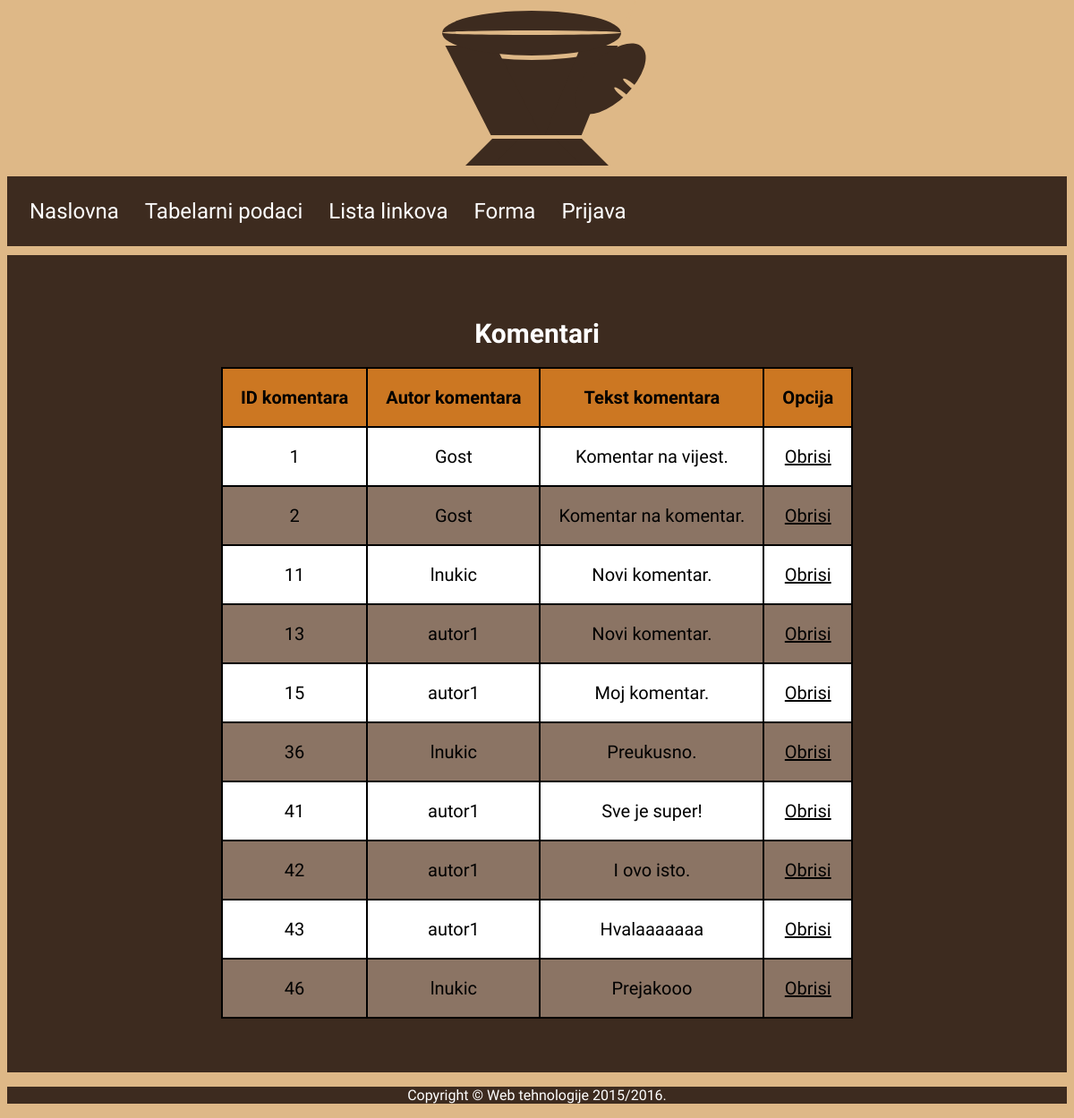
Screenshot of /pregledKomentara.php with the database file from the repository.
### tables this page shows
CREATE TABLE IF NOT EXISTS `komentar` (
  `id` int(11) NOT NULL AUTO_INCREMENT,
  `autor` varchar(255) NOT NULL,
  `tekst` text NOT NULL,
  `novost` int(11) NOT NULL,
  `odgovor` int(11) DEFAULT NULL,
  `nov` tinyint(1) NOT NULL,
  PRIMARY KEY (`id`),
  KEY `novost` (`novost`),
  KEY `odgovor` (`odgovor`)
);

### pregledKomentara.php (the view, shortened to what this page needs)
 <!DOCTYPE html>
<html>
<head>
	<link rel="stylesheet" type="text/css" href="stil.css">
</head>
<body>
<div id="logo">
	<div id="baza">
		<div class="kockice" id="desna-kockica"></div>
		<div class="kockice" id="lijeva-kockica"></div>
	</div>
	<div id="sredina">
		<div id="lijevo-krilo"></div>
		<div id="srednja-elipsa">
			<div id="poklopac">
				<div id="linija"></div>
			</div>
		</div>
		<div id="ruckica">
			<div id="linijice-gornja"></div>
			<div id="linijice-donja"></div>
		</div>
	</div>
</div>
<nav class="opcija">
<a href="index.php">Naslovna</a>
<a href="tabela.php">Tabelarni podaci</a>
<a href="link.php">Lista linkova</a>
<a href="forma.php">Forma</a>
<?php
if(isset($_SESSION['korisnik'])){
	print "<a href='dodavanje.php'>Dodaj novost</a>";
  $veza = new PDO("mysql:dbname=spirala4;host=localhost;charset=utf8", "wtuser", "wtpass");
  $veza->exec("set names utf8");
  $upit = $veza->query("select admin from korisnik where username='".$_SESSION['korisnik']."';");
  if($upit->fetchColumn()==1){
  print "<a href='adminpanel.php?admin=1'>Admin panel</a>";
  }
  else{
    print "<a href='promjenaPodataka.php'>Promjena podataka</a>";
  }
     $upitID = $veza->query("select id from korisnik where username='".$_SESSION['korisnik']."';");
    $ID=$upitID->fetchColumn();
    print "<a href='sveNovostiAutora.php?autor=".$ID."'>Moje novosti <span style='color:red' id='broj-komentara'></span></a>";
	print "<a href='login.php?logout=1'>Odjava</a>";
   if(isset($_REQUEST['brisanje'])){
   	$id_komentara=htmlEntities($_REQUEST['brisanje'],ENT_QUOTES);
   	$upitZaKomentar=$veza->query("select id,autor,tekst,novost,odgovor from komentar where id='".$id_komentara."';");
   	$komentar=$upitZaKomentar->fetchAll();
   	$upitZaOdgovore=$veza->query("select * from komentar where odgovor='".$id_komentara."';");
   	$odgovori=$upitZaOdgovore->fetchAll();
   	if(count($odgovori)!=0){
   	 $veza->query("delete from komentar where odgovor=".$id_komentara.";");
   	 $veza->query("delete from komentar where id=".$id_komentara.";");
     echo '<div style="padding:4px; border:1px solid white; color:white;">Uspjesno ste obrisali komentar i odgovore na ovaj komentar!</div>';
   	}
    else{
      $veza->query("delete from komentar where id=".$id_komentara.";");
       echo '<div style="padding:4px; border:1px solid white; color:white;">Uspjesno ste obrisali komentar!</div>';
    }
   }
}
else{
	print "<a href='login.php'>Prijava</a>";
}
?>
</nav>
<div id="table-div">
<h1 id="Podnaslov"> Komentari </h1>
<table class="tabela">
   <tr>
   		<th>ID komentara</th>
		<th>Autor komentara</th>
    <th>Tekst komentara</th>
		<th>Opcija</th>
   </tr>
<?php
 $veza = new PDO("mysql:dbname=spirala4;host=localhost;charset=utf8", "wtuser", "wtpass");
  $veza->exec("set names utf8");
  $komentari = $veza->query("select * from komentar;");
  foreach ($komentari as $kom){
  print "<tr>
		<td>".$kom['id']."</td>
		<td>".$kom['autor']."</td>
    <td>".$kom['tekst']."</td>
		<td><a href='pregledKomentara.php?brisanje=".$kom['id']."'>Obrisi</a></td>
	</tr>";
  }
?>
</table>
</div>
<div id="podnozje"><p>Copyright &copy; Web tehnologije 2015/2016.</p></div>
</body>
</html>

### stil.css (style rules this page uses)
body { background-color:#DEB887; }
nav { background-color: #3D2B1F; width: 100%; margin: 0px; }
nav>a { font-family: 'Dosis', sans-serif; font-size: 150%; color: white; width:20px; text-decoration: none; }
nav>a:last-child { text-decoration: none; border-right-style: none; }
nav>a:first-child { padding-left: 25px; text-decoration: none; border-right-style: none; }
.opcija { padding-top: 25px; padding-bottom: 25px; margin-top: 10px; margin-bottom: 10px; }
.opcija>a { padding: 0px; padding-right: 25px; }
#podnozje { background-color: #3D2B1F; font-family: 'Dosis', sans-serif; color: white; text-align: center; width: 100%; }
#Podnaslov { color:white; font-family: 'Dosis', sans-serif; text-align: center; font-size: 30px; padding-top: 20px; }
#logo { position: relative; height: 32px; width: 300px; margin: 5px auto; margin-top: -115px; }
#baza { position: relative; height: 30px; width: 100px; background-color:#3D2B1F; margin: auto; margin-top: 270px; z-index: 2; bottom: 0; }
.kockice { height: 30px; width: 30px; background-color: #3D2B1F; position: absolute; }
#desna-kockica { margin-left: 85px; transform:skew(45deg); }
#lijeva-kockica { margin-left: -15px; transform:skew(135deg); }
#sredina { height: 100px; width: 100px; background-color: #3D2B1F; position: absolute; margin-left: 100px; margin-top: -134px; z-index: -2; }
#lijevo-krilo { height: 100px; width: 56px; transform: skew(207deg); background-color: #3D2B1F; margin-left: -27px; margin-top: -100px; z-index: -1; }
#srednja-elipsa { height: 50px; width: 200px; border-radius: 50%; background-color:#DEB887 ; margin-left: -56px; margin-top: -134px; z-index: -2; }
#poklopac { height: 50px; width: 200px; border-radius: 50%; background-color: #3D2B1F; position: absolute; margin-top: -5px; z-index: 4; }
#linija { height: 5px; width: 200px; background-color:#DEB887 ; margin-top: 22px; border-radius: 105%; }
#linijice-donja { height: 5px; width: 25px; background-color:#DEB887; border-radius: 105%; transform: rotate(84deg); margin-left: 26px; margin-top: -5px; }
#linijice-gornja { height: 5px; width: 25px; background-color:#DEB887 ; border-radius: 105%; transform: rotate(84deg); margin-left: 40px; margin-top: -14px; }
#ruckica { height: 50px; width: 100px; border-radius: 50%; background-color: #3D2B1F; z-index: -2; transform: rotate(135deg); margin-left: 82px; margin-top: 10px; }
.tabela { border:2px solid black; font-family: 'Dosis', sans-serif; border-collapse: collapse; text-align: center; font-size: 20px; margin: auto; }
.tabela th { border:2px solid black; background-color: #CC7722; padding: 20px; }
.tabela td { border:2px solid black; border-collapse: collapse; padding: 20px; }
.tabela td a { color: black; }
.tabela tr:nth-child(odd) { border:2px solid black; background-color: #8B7464; }
.tabela tr:nth-child(even) { border:2px solid black; background-color: white; }
#table-div { margin-left: 0%; margin-right:0%; padding-top:30px; padding-bottom: 60px; background-color: #3D2B1F; }

### rows the page displays
komentar: id "1", autor "Gost", tekst "Komentar na vijest."
komentar: id "2", autor "Gost", tekst "Komentar na komentar."
komentar: id "11", autor "lnukic", tekst "Novi komentar."
komentar: id "13", autor "autor1", tekst "Novi komentar."
komentar: id "15", autor "autor1", tekst "Moj komentar."
komentar: id "36", autor "lnukic", tekst "Preukusno."
komentar: id "41", autor "autor1", tekst "Sve je super!"
komentar: id "42", autor "autor1", tekst "I ovo isto."
komentar: id "43", autor "autor1", tekst "Hvalaaaaaaa"
komentar: id "46", autor "lnukic", tekst "Prejakooo"
